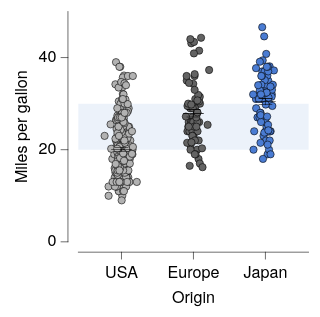

This figure's Vega-Lite source:
### Vega-Lite specification from a JSON file in a GitHub repository (floating-point values rounded to 4 significant figures; data arrays with more than 128 entries replaced by an {"elided": "..."} marker saying what was removed)
{"background": null, "config": {"arc": {"fill": "#DBDBDB", "fillOpacity": 1.0, "innerRadius": 25.0, "padAngle": 0.03, "stroke": "black", "strokeOpacity": 1, "strokeWidth": 0.25}, "area": {"fill": "#DBDBDB", "fillOpacity": 1.0, "stroke": "black", "strokeOpacity": 1, "strokeWidth": 0.25}, "axis": {"domain": true, "domainCap": "round", "domainColor": "black", "domainWidth": 0.25, "grid": false, "gridCap": "round", "gridColor": "#F1F1F1", "gridDash": [0, 0], "gridOpacity": 1.0, "gridWidth": 0.25, "labelColor": "black", "labelFont": "Helvetica Neue, HelveticaNeue, Helvetica, Arial, sans-serif", "labelFontSize": 7, "labelFontStyle": "normal", "labelFontWeight": 400, "offset": 4.5, "ticks": true, "tickCap": "round", "tickColor": "black", "tickRound": false, "tickSize": 3, "tickWidth": 0.25, "titleColor": "black", "titleFont": "Helvetica Neue, HelveticaNeue, Helvetica, Arial, sans-serif", "titleFontSize": 7, "titleFontStyle": "normal", "titleFontWeight": 400}, "axisX": {"domain": true, "labelAlign": "center", "labelAngle": 0, "labels": true, "ticks": true, "translate": 0}, "axisY": {"domain": true, "labelAlign": "right", "labelAngle": 0, "labels": true, "ticks": true, "translate": 0}, "axisRight": {"domain": true, "labelAlign": "left", "labelAngle": 0, "labels": true, "ticks": true, "translate": 0}, "axisTop": {"domain": true, "labelAlign": "center", "labelAngle": 0, "labels": true, "ticks": true, "translate": 0}, "axisBand": {"tickOffset": 0}, "bar": {"fill": "#DBDBDB", "fillOpacity": 1.0, "stroke": "black", "strokeOpacity": 1, "strokeWidth": 0.25}, "boxplot": {"size": 9.0, "ticks": {"cornerRadius": 0.25, "fill": "black", "opacity": 1, "size": 4.5, "thickness": 0.25}, "box": {"fillOpacity": 1.0, "stroke": "black", "strokeOpacity": 1, "strokeWidth": 0.25}, "median": {"cornerRadius": 0, "fill": "black", "fillOpacity": 1.0, "opacity": 1, "size": 9.0, "thickness": 0.25}, "rule": {"fill": "black", "fillOpacity": 1.0, "size": 10.0, "stroke": "black", "strokeDash": [0, 0], "strokeOpacity": 1, "strokeWidth": 0.25}, "outliers": {"color": "black", "fill": "black", "fillOpacity": 1.0, "size": 0, "stroke": "black", "strokeOpacity": 1, "strokeWidth": 0.25}}, "circle": {"fill": "black", "fillOpacity": 1.0, "size": 1.25, "stroke": null, "strokeOpacity": 1, "strokeWidth": 0.25}, "errorband": {"band": {"fillOpacity": 0.6, "stroke": null, "strokeWidth": 0.25, "strokeOpacity": 1}, "borders": {"opacity": 0, "strokeOpacity": 0.25, "strokeWidth": 1}}, "errorbar": {"opacity": 1, "rule": {"strokeDash": [0, 0], "strokeWidth": 0.25}, "ticks": {"color": "black", "cornerRadius": 0.125, "opacity": 1, "size": 6.0, "thickness": 0.25}, "thickness": 0.25}, "font": "Helvetica Neue, HelveticaNeue, Helvetica, Arial, sans-serif", "geoshape": {"fill": "#DBDBDB", "fillOpacity": 1.0, "stroke": "black", "strokeOpacity": 1, "strokeWidth": 0.25}, "header": {"labelColor": "black", "labelFont": "Helvetica Neue, HelveticaNeue, Helvetica, Arial, sans-serif", "labelFontSize": 7, "labelFontStyle": "normal", "labelFontWeight": 400, "titleColor": "black", "titleFont": "Helvetica Neue, HelveticaNeue, Helvetica, Arial, sans-serif", "titleFontSize": 7, "titleFontStyle": "normal", "titleFontWeight": 400, "titlePadding": 0}, "legend": {"disable": false, "offset": 4.5, "titlePadding": 4, "labelOffset": 2, "gradientLabelOffset": 2, "gradientLength": 50.0, "gradientThickness": 5.0, "gradientOpacity": 1.0, "gradientStrokeColor": "black", "gradientStrokeWidth": 0.25, "labelColor": "black", "labelFont": "Helvetica Neue, HelveticaNeue, Helvetica, Arial, sans-serif", "labelFontSize": 7, "labelFontStyle": "normal", "labelFontWeight": 400, "strokeColor": "black", "strokeWidth": 0, "symbolSize": 42, "symbolStrokeColor": "black", "symbolStrokeWidth": 0.25, "titleColor": "black", "titleFont": "Helvetica Neue, HelveticaNeue, Helvetica, Arial, sans-serif", "titleFontSize": 7, "titleFontStyle": "normal", "titleFontWeight": 400}, "line": {"color": "black", "stroke": "black", "strokeCap": "butt", "strokeDash": [0, 0], "strokeOpacity": 1, "strokeWidth": 0.5}, "point": {"filled": true, "fill": "#DBDBDB", "fillOpacity": 1.0, "size": 5.0, "stroke": "black", "strokeOpacity": 1, "strokeWidth": 0.25}, "range": {"category": ["#B2B2B2", "#636363", "#4A7CD3", "#008542", "#382864", "#509F98", "#284F93", "#005226", "#A398D6", "#173633"], "diverging": {"scheme": ["#443E60", "#5F597E", "#7C759B", "#9994B6", "#B7B4CC", "#D6D5DC", "#F6F6F6", "#D1DAD9", "#A4C2BF", "#7AA9A4", "#578E89", "#37736E", "#1B5954"]}, "heatmap": {"scheme": ["#32022B", "#43044D", "#4C196E", "#4D338C", "#484DA6", "#3A68BB", "#1D83CA", "#1D9CCB", "#23B5C9", "#28CDC5", "#4DE0B4", "#91EE9F"]}, "ordinal": {"scheme": ["#F1F1F1", "#DBDBDB", "#C6C6C6", "#B2B2B2", "#9D9D9D", "#898989", "#767676", "#636363", "#515151", "#404040", "#2F2F2F", "#1F1F1F"]}, "ramp": {"scheme": ["#32022B", "#43044D", "#4C196E", "#4D338C", "#484DA6", "#3A68BB", "#1D83CA", "#1D9CCB", "#23B5C9", "#28CDC5", "#4DE0B4", "#91EE9F"]}}, "rule": {"color": "black", "stroke": "black", "strokeCap": "round", "strokeDash": [2, 2], "strokeOpacity": 1, "strokeWidth": 0.25}, "scale": {"bandPaddingInner": 0.1, "bandPaddingOuter": 0.1, "round": false}, "rect": {"fill": "#DBDBDB", "fillOpacity": 1.0, "stroke": "black", "strokeOpacity": 1, "strokeWidth": 0.25}, "square": {"fill": "#DBDBDB", "fillOpacity": 1.0, "size": 10.0, "stroke": "black", "strokeOpacity": 1, "strokeWidth": 0.25}, "text": {"color": "black", "font": "Helvetica Neue, HelveticaNeue, Helvetica, Arial, sans-serif", "fontSize": 7, "fontStyle": "normal", "fontWeight": 400}, "tick": {"color": "black", "cornerRadius": 0.125, "opacity": 1.0, "size": 9.0, "thickness": 0.25}, "title": {"anchor": "middle", "frame": "group", "color": "black", "font": "Helvetica Neue, HelveticaNeue, Helvetica, Arial, sans-serif", "fontSize": 7, "fontStyle": "normal", "fontWeight": 400, "subtitleColor": "black", "subtitleFont": "Helvetica Neue, HelveticaNeue, Helvetica, Arial, sans-serif", "subtitleFontSize": "Helvetica Neue, HelveticaNeue, Helvetica, Arial, sans-serif", "subtitleFontStyle": "normal", "subtitleFontWeight": 400}, "trail": {"color": "black", "opacity": 1, "size": 0.5}, "view": {"continuousWidth": 100, "continuousHeight": 100, "discreteWidth": 100, "discreteHeight": 100, "fill": null, "stroke": null, "strokeWidth": 0.25}}, "layer": [{"mark": {"type": "rect", "color": "#DFE9F7", "cornerRadius": 0, "opacity": 0.6, "stroke": null, "strokeOpacity": 0, "strokeWidth": 0}, "encoding": {"y": {"datum": 20.0}, "y2": {"datum": 30.0}}}, {"layer": [{"data": {"name": "data-5a85ede2053d4aec77293cfb476ae07b"}, "mark": {"type": "circle", "opacity": 1.0, "size": 10.0, "stroke": "black", "strokeOpacity": 1, "strokeWidth": 0.25}, "encoding": {"color": {"field": "Origin", "legend": null, "scale": {"domain": ["USA", "Europe", "Japan"]}, "sort": ["USA", "Europe", "Japan"], "title": null, "type": "nominal"}, "x": {"axis": {}, "field": "Origin", "scale": {"domain": ["USA", "Europe", "Japan"]}, "sort": ["USA", "Europe", "Japan"], "title": "Origin", "type": "nominal"}, "xOffset": {"field": "jitter_x", "scale": {"domain": [-7.33, 7.33], "range": [5.17, 19.83]}, "type": "quantitative"}, "y": {"field": "Miles_per_Gallon", "title": "Miles per gallon", "type": "quantitative"}}}, {"data": {"name": "data-64e7897fd8423deef5c97d660b6d3367"}, "mark": {"type": "errorbar"}, "encoding": {"x": {"axis": {}, "field": "Origin", "scale": {"domain": ["USA", "Europe", "Japan"]}, "sort": ["USA", "Europe", "Japan"], "title": "Origin", "type": "nominal"}, "y": {"field": "__mean", "title": "Miles per gallon", "type": "quantitative"}, "yError": {"field": "__error"}}}, {"data": {"name": "data-64e7897fd8423deef5c97d660b6d3367"}, "mark": {"type": "tick"}, "encoding": {"x": {"axis": {}, "field": "Origin", "scale": {"domain": ["USA", "Europe", "Japan"]}, "sort": ["USA", "Europe", "Japan"], "title": "Origin", "type": "nominal"}, "y": {"field": "__mean", "title": "Miles per gallon", "type": "quantitative"}}}]}], "data": {"name": "data-f649f9d1c293ec8042ca0358e3477a5a"}, "$schema": "https://vega.github.io/schema/vega-lite/v6.4.1.json", "datasets": {"data-f649f9d1c293ec8042ca0358e3477a5a": [{"__dummy": 0, "__dysonsphere__": 1}], "data-5a85ede2053d4aec77293cfb476ae07b": {"elided": "398 records"}, "data-64e7897fd8423deef5c97d660b6d3367": [{"Origin": "USA", "__mean": 20.08, "__error": 0.4058, "__dysonsphere__": 1}, {"Origin": "Japan", "__mean": 30.45, "__error": 0.6852, "__dysonsphere__": 1}, {"Origin": "Europe", "__mean": 27.89, "__error": 0.8037, "__dysonsphere__": 1}]}}
